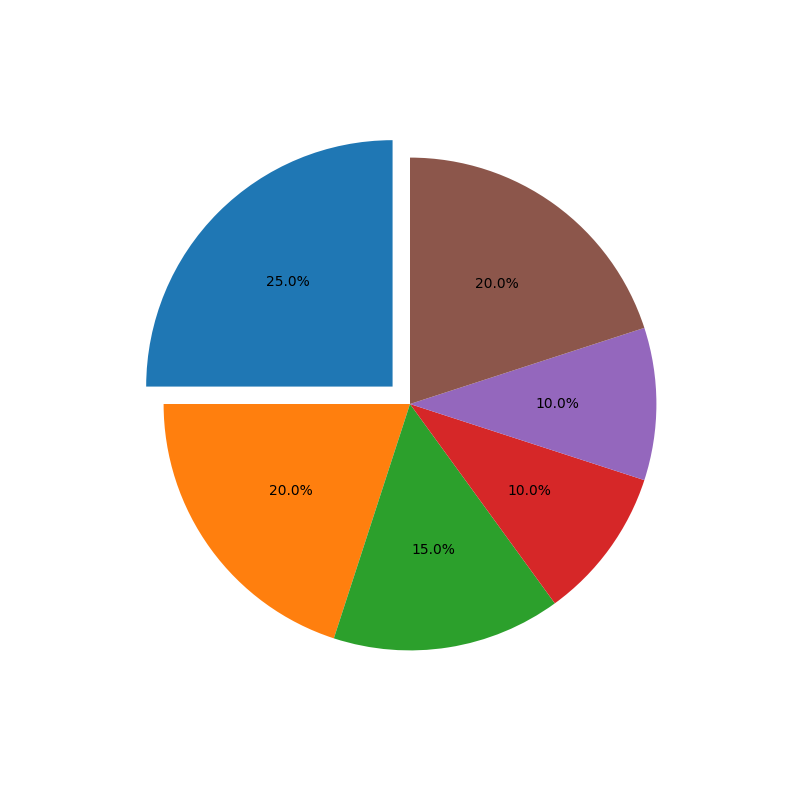

Generate this figure with Python:
import matplotlib.pyplot as plt
import numpy as np

# Data for the pie chart
power_distribution = [25, 20, 15, 10, 10, 20]

# Create a single subplot figure
fig, ax1 = plt.subplots(figsize=(8, 8))

# Pie chart plot
ax1.pie(power_distribution, autopct='%1.1f%%', startangle=90, 
        colors=['#1f77b4', '#ff7f0e', '#2ca02c', '#d62728', '#9467bd', '#8c564b'], 
        explode=(0.1, 0, 0, 0, 0, 0))

plt.show()
